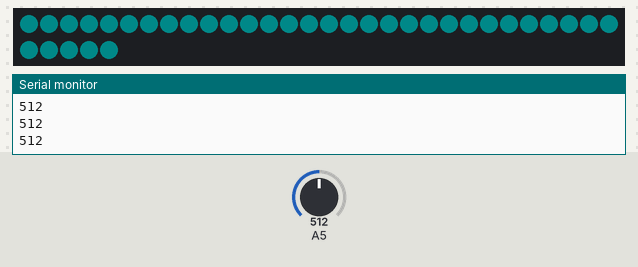
A sketch run on a simulated Arduino Uno, built with avr-gcc and run on an emulated ATmega328P. Parts: 35 RGB LEDs in strip order, left to right, continuing on the next row, the last lines printed to the serial monitor. The inputs (shaded band) are chosen by the test bench; at power-on: A5 = 512. Dim RGB values are drawn brighter than linear.

Above: at 1.12 s.
1.3 s: A5 set to 60
2.8 s: A5 set to 79
5.5 s: A5 set to 0
At 6.6 s:
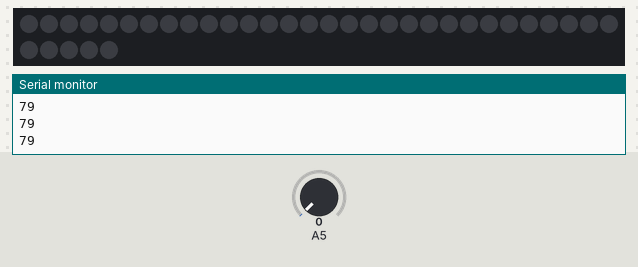
7.0 s: A5 set to 80
Timing chart, 0 to 10.0 s (numbered marks = the images above; inputs shaded):
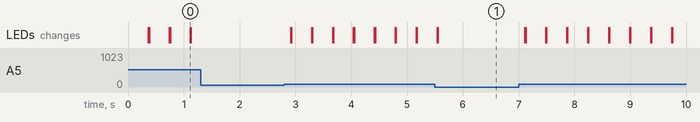

Measured:
- after the input at 1.3 s, every drawn part: stays the same

The sketch:

changedDelay.ino
```cpp
#include <Adafruit_NeoPixel.h>
#include <MsTimer2.h>


#define PIN 6
#define LEDNUM 35


double bpm = 100.0;
double interval = 60.0/bpm;
double cal_time = 0; // for calculating accuracy
double start_time = 0;

int pattern[16]={1,0,0,0,1,0,0,0,1,0,0,0,1,0,0,0};
int threshold=70;
int a[1];
int i = 0;
int j = 0;

Adafruit_NeoPixel strip = Adafruit_NeoPixel(LEDNUM, PIN, NEO_GRB + NEO_KHZ800);
// the setup routine runs once when you press reset:
void setup() {
  Serial.begin(9600);
  strip.begin();
  strip.setBrightness(10);
  strip.clear();
  strip.show();

}

// the loop routine runs over and over again forever:
void loop() {


  // read the input on analog pin 0:
  int sensorValue = analogRead(A5);
  // print out the value you read:
  if(sensorValue>threshold)
  {
   strip.clear();
   strip.show();
   a[0]=sensorValue;
   delay(10);
   Serial.println(a[0]);
   delay(100);
   for(j = 0 ; j <= LEDNUM ; j++){
        strip.setPixelColor(j,0,255,255);
      }
   strip.show();
   delay(10);
   strip.clear();
   strip.show();


  }  // delay in between reads for stability
}
```

addFlexitimer2.ino
```cpp

```
